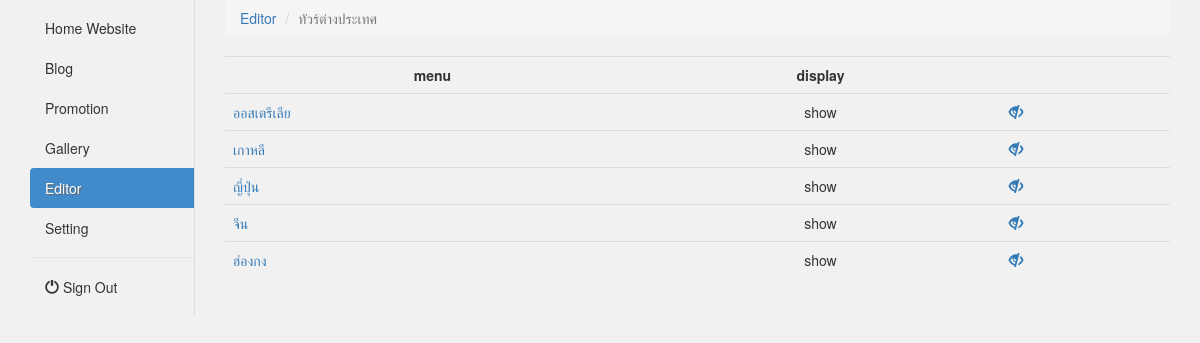
Page /admin/home.php?page=editor/menu_lv2&menu_id=2 on the committed database.
### tables this page shows
CREATE TABLE IF NOT EXISTS `menu` (
  `id` int(11) NOT NULL AUTO_INCREMENT,
  `name` varchar(255) NOT NULL,
  `content` longtext NOT NULL,
  `display` tinyint(1) NOT NULL DEFAULT '1',
  PRIMARY KEY (`id`)
);

CREATE TABLE IF NOT EXISTS `menu_lv2` (
  `id` int(11) NOT NULL AUTO_INCREMENT,
  `menu_id` int(11) NOT NULL,
  `name` varchar(255) NOT NULL,
  `content` longtext NOT NULL,
  `display` tinyint(1) NOT NULL DEFAULT '1',
  PRIMARY KEY (`id`)
);

### class/Db.class.php (called while the page is built, shortened)
<?php
class DB
{
	private $pdo;
	private $sQuery;
		private function Connect()
		{
			$this->settings = parse_ini_file("settings.ini.php");
			$dsn = 'mysql:dbname='.$this->settings["dbname"].';host='.$this->settings["host"].'';
			try
			{
				$this->pdo = new PDO($dsn, $this->settings["user"], $this->settings["password"], array(PDO::MYSQL_ATTR_INIT_COMMAND => "SET NAMES utf8"));
				$this->pdo->setAttribute(PDO::ATTR_ERRMODE, PDO::ERRMODE_EXCEPTION);
				$this->pdo->setAttribute(PDO::ATTR_EMULATE_PREPARES, false);
				$this->bConnected = true;
			}
			catch (PDOException $e)
			{
				echo $this->ExceptionLog($e->getMessage());
				die();
			}
		}
		private function Init($query,$parameters = "")
		{
		try {
				$this->sQuery = $this->pdo->prepare($query);
				$this->succes 	= $this->sQuery->execute();
			}
			catch(PDOException $e)
			{
					echo $this->ExceptionLog($e->getMessage(), $query );
					die();
			}
		}
		public function query($query,$params = null, $fetchmode = PDO::FETCH_ASSOC)
		{
			$query = trim($query);
			$this->Init($query,$params);
			$statement = strtolower(substr($query, 0 , 6));
			if ($statement === 'select') {
				return $this->sQuery->fetchAll($fetchmode);
			}
			elseif ( $statement === 'insert' ||  $statement === 'update' || $statement === 'delete' ) {
				return $this->sQuery->rowCount();
			}
			else {
				return NULL;
			}
		}
		public function row($query,$params = null,$fetchmode = PDO::FETCH_ASSOC)
		{
			$this->Init($query,$params);
			return $this->sQuery->fetch($fetchmode);
		}
}
?>

### admin/c/editor/menu_lv2.php (the view)
<?php
$db = new DB();
$item = $db->row("select * from menu WHERE id={$_GET['menu_id']}");
$menu_lv2 = $db->query("select * from menu_lv2 WHERE menu_id={$_GET['menu_id']}");
?>
<ol class="breadcrumb">
    <li><a href="home.php?page=editor">Editor</a></li>
    <li class="active"><?php echo $item["name"];?></li>
</ol>
<table class="table">
    <tr>
        <th class="text-center">menu</th>
        <th class="text-center">display</th>
        <th></th>
    </tr>
    <?php foreach($menu_lv2 as $key=> $value){?>
        <tr>
            <td><a href="home.php?page=editor/page&type=menu_lv2&id=<?php echo $value["id"];?>"><?php echo $value["name"];?></a></td>
            <td class="text-center"><?php echo $value["display"]==1? "show": "hide";?></td>
            <td>
                <?php if($value["display"]==0){?><a href="home.php?page=editor/change_display&type=menu_lv2&id=<?php echo $value["id"];?>&display=1"><i class="glyphicon glyphicon-eye-open"></i></a><?php }
                else{ ?><a href="home.php?page=editor/change_display&type=menu_lv2&id=<?php echo $value["id"];?>&display=0"><i class="glyphicon glyphicon-eye-close"></i></a><?php }?>
            </td>
        </tr>
    <?php }?>
</table>

### rows in the picture
menu: name "ทัวร์ต่างประเทศ"
menu_lv2: name "ออสเตรีเลีย", display "show"
menu_lv2: name "เกาหลี", display "show"
menu_lv2: name "ญี่ปุ่น", display "show"
menu_lv2: name "จีน", display "show"
menu_lv2: name "ฮ่องกง", display "show"
